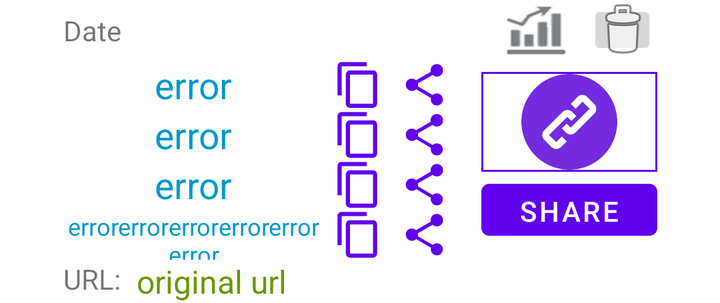
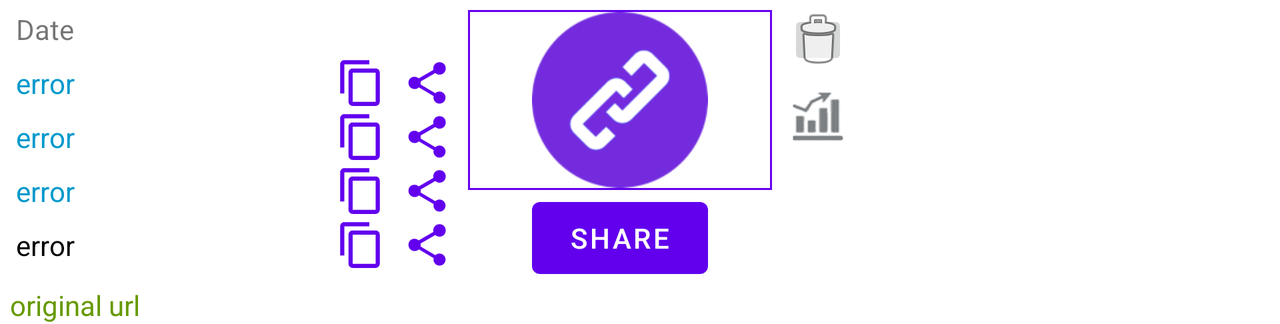

First picture: res/layout/ on a phone held upright. Second picture: the repository's own variant of that layout, on a device whose configuration matches the variant's folder. Source for both follows.
<!-- AndroidManifest.xml: application theme Theme.ShortLink -->
<!-- res/layout/list_short_url.xml -->
<?xml version="1.0" encoding="utf-8"?>
<androidx.constraintlayout.widget.ConstraintLayout xmlns:android="http://schemas.android.com/apk/res/android"
    xmlns:app="http://schemas.android.com/apk/res-auto"
    xmlns:tools="http://schemas.android.com/tools"
    android:id="@+id/constraintLayoutHistoric"
    android:layout_width="match_parent"
    android:layout_height="wrap_content"
    android:gravity="center">


    <LinearLayout
        android:id="@+id/linearLayout11"
        android:layout_width="wrap_content"
        android:layout_height="wrap_content"
        android:gravity="center"
        android:orientation="horizontal"
        app:layout_constraintEnd_toEndOf="parent"
        app:layout_constraintStart_toStartOf="parent"
        app:layout_constraintTop_toBottomOf="@+id/constraintlayoutTop">

        <LinearLayout
            android:id="@+id/linearLayout10"
            android:layout_width="wrap_content"
            android:layout_height="wrap_content"
            android:gravity="center"

            android:orientation="vertical">

            <LinearLayout
                android:id="@+id/linearLayoutHist1"
                android:layout_width="wrap_content"
                android:layout_height="wrap_content"
                android:orientation="horizontal">

                <TextView
                    android:id="@+id/textViewShort1"
                    android:layout_width="130dp"
                    android:layout_height="match_parent"
                    android:gravity="center"
                    android:text="error"
                    android:textColor="@android:color/holo_blue_dark"
                    app:autoSizeTextType="uniform" />

                <Button
                    android:id="@+id/buttonCopyHistoric1"
                    android:layout_width="25dp"
                    android:layout_height="25dp"
                    android:layout_marginStart="5dp"
                    android:background="?attr/actionModeCopyDrawable"
                    app:backgroundTint="@color/purple_500"
                    tools:ignore="SpeakableTextPresentCheck,TouchTargetSizeCheck" />

                <Button
                    android:id="@+id/buttonShareHistoric1"
                    android:layout_width="25dp"
                    android:layout_height="25dp"
                    android:layout_marginStart="8dp"
                    android:layout_marginEnd="8dp"
                    android:background="?attr/actionModeShareDrawable"
                    android:text="Button"
                    tools:ignore="TouchTargetSizeCheck" />
            </LinearLayout>

            <LinearLayout
                android:id="@+id/linearLayoutHist2"
                android:layout_width="wrap_content"
                android:layout_height="match_parent"
                android:orientation="horizontal">

                <TextView
                    android:id="@+id/textViewShort2"
                    android:layout_width="130dp"
                    android:layout_height="match_parent"
                    android:gravity="center"
                    android:text="error"
                    android:textColor="@android:color/holo_blue_dark"
                    app:autoSizeTextType="uniform" />

                <Button
                    android:id="@+id/buttonCopyHistoric2"
                    android:layout_width="25dp"
                    android:layout_height="25dp"
                    android:layout_marginStart="5dp"
                    android:background="?attr/actionModeCopyDrawable"
                    app:backgroundTint="@color/purple_500"
                    tools:ignore="SpeakableTextPresentCheck,TouchTargetSizeCheck" />

                <Button
                    android:id="@+id/buttonShareHistoric2"
                    android:layout_width="25dp"
                    android:layout_height="25dp"
                    android:layout_marginStart="8dp"
                    android:layout_marginEnd="8dp"
                    android:background="?attr/actionModeShareDrawable"
                    android:text="Button"
                    tools:ignore="TouchTargetSizeCheck" />
            </LinearLayout>

            <LinearLayout
                android:id="@+id/linearLayoutHist3"
                android:layout_width="wrap_content"
                android:layout_height="match_parent"
                android:orientation="horizontal">

                <TextView
                    android:id="@+id/textViewShort3"
                    android:layout_width="130dp"
                    android:layout_height="match_parent"
                    android:gravity="center"
                    android:text="error"
                    android:textColor="@android:color/holo_blue_dark"
                    app:autoSizeTextType="uniform" />

                <Button
                    android:id="@+id/buttonCopyHistoric3"
                    android:layout_width="25dp"
                    android:layout_height="25dp"
                    android:layout_marginStart="5dp"
                    android:background="?attr/actionModeCopyDrawable"
                    app:backgroundTint="@color/purple_500"
                    tools:ignore="SpeakableTextPresentCheck,TouchTargetSizeCheck" />

                <Button
                    android:id="@+id/buttonShareHistoric3"
                    android:layout_width="25dp"
                    android:layout_height="25dp"
                    android:layout_marginStart="8dp"
                    android:layout_marginEnd="8dp"
                    android:background="?attr/actionModeShareDrawable"
                    android:text="Button"
                    tools:ignore="TouchTargetSizeCheck" />
            </LinearLayout>

            <LinearLayout
                android:id="@+id/linearLayoutHist4"
                android:layout_width="wrap_content"
                android:layout_height="match_parent"
                android:orientation="horizontal">

                <TextView
                    android:id="@+id/textViewShort4"
                    android:layout_width="130dp"
                    android:layout_height="match_parent"
                    android:gravity="center"
                    android:text="errorerrorerrorerrorerrorerror"
                    android:textColor="@android:color/holo_blue_dark"
                    app:autoSizeTextType="uniform"
                    app:layout_constraintStart_toStartOf="parent"
                    app:layout_constraintTop_toBottomOf="@id/textViewShort3" />

                <Button
                    android:id="@+id/buttonCopyHistoric4"
                    android:layout_width="25dp"
                    android:layout_height="25dp"
                    android:layout_marginStart="5dp"
                    android:background="?attr/actionModeCopyDrawable"
                    app:backgroundTint="@color/purple_500"
                    app:layout_constraintBottom_toBottomOf="@id/textViewShort4"
                    app:layout_constraintStart_toEndOf="@id/textViewShort4"
                    app:layout_constraintTop_toTopOf="@id/textViewShort4"
                    tools:ignore="SpeakableTextPresentCheck,TouchTargetSizeCheck" />

                <Button
                    android:id="@+id/buttonShareHistoric4"
                    android:layout_width="25dp"
                    android:layout_height="25dp"
                    android:layout_marginStart="8dp"
                    android:layout_marginEnd="8dp"
                    android:background="?attr/actionModeShareDrawable"
                    android:text="Button"
                    app:layout_constraintBottom_toBottomOf="@id/buttonCopyHistoric4"
                    app:layout_constraintEnd_toStartOf="@+id/imageViewQrCodeHistoric"
                    app:layout_constraintStart_toEndOf="@id/buttonCopyHistoric4"
                    app:layout_constraintTop_toTopOf="@id/buttonCopyHistoric4"
                    tools:ignore="TouchTargetSizeCheck" />

            </LinearLayout>

        </LinearLayout>

        <LinearLayout
            android:id="@+id/linearLayout9"
            android:layout_width="wrap_content"
            android:layout_height="wrap_content"
            android:layout_marginStart="8dp"
            android:orientation="vertical">

            <ImageView
                android:id="@+id/imageViewQrCodeHistoric"
                android:layout_width="match_parent"
                android:layout_height="50dp"
                android:background="@drawable/border_view"

                app:srcCompat="@drawable/icon256" />

            <Button
                android:id="@+id/buttonShareQrCodeHistoric"
                android:layout_width="wrap_content"
                android:layout_height="38dp"
                android:text="Share"
                tools:ignore="TouchTargetSizeCheck" />
        </LinearLayout>
    </LinearLayout>

    <androidx.constraintlayout.widget.ConstraintLayout
        android:id="@+id/constraintlayoutTop"
        android:layout_width="0dp"
        android:layout_height="wrap_content"
        android:orientation="horizontal"
        app:layout_constraintEnd_toEndOf="@+id/linearLayout11"
        app:layout_constraintStart_toStartOf="@+id/linearLayout11"
        app:layout_constraintTop_toTopOf="parent">

        <TextView
            android:id="@+id/textViewShortDate"
            android:layout_width="0dp"
            android:layout_height="wrap_content"
            android:gravity="left"
            android:text="Date"
            app:layout_constraintBottom_toBottomOf="parent"
            app:layout_constraintEnd_toStartOf="@+id/textViewId"
            app:layout_constraintStart_toStartOf="parent"
            app:layout_constraintTop_toTopOf="parent" />

        <TextView
            android:id="@+id/textViewId"
            android:layout_width="wrap_content"
            android:layout_height="wrap_content"
            android:gravity="left"
            android:text="0"
            android:visibility="invisible"
            app:layout_constraintBottom_toBottomOf="parent"
            app:layout_constraintEnd_toStartOf="@+id/imageButtonStatistics"
            app:layout_constraintTop_toTopOf="parent" />

        <ImageButton
            android:id="@+id/imageButtonStatistics"
            android:layout_width="35dp"
            android:layout_height="30dp"
            android:layout_marginEnd="8dp"
            android:background="@drawable/statistics_icon"
            app:layout_constraintEnd_toStartOf="@+id/imageButtonDeleteHistoric"
            app:layout_constraintTop_toTopOf="parent"
            tools:ignore="TouchTargetSizeCheck,SpeakableTextPresentCheck" />

        <ImageButton
            android:id="@+id/imageButtonDeleteHistoric"
            android:layout_width="35dp"
            android:layout_height="30dp"
            app:layout_constraintEnd_toEndOf="parent"
            app:layout_constraintTop_toTopOf="parent"
            app:srcCompat="@android:drawable/ic_menu_delete"
            tools:ignore="SpeakableTextPresentCheck,TouchTargetSizeCheck" />
    </androidx.constraintlayout.widget.ConstraintLayout>

    <TextView
        android:id="@+id/textViewOriginal_link"
        android:layout_width="0dp"
        android:layout_height="wrap_content"
        android:layout_marginStart="8dp"
        android:gravity="left"
        android:text="original url"
        android:textColor="@android:color/holo_green_dark"
        android:textIsSelectable="true"
        android:textSize="16sp"
        app:autoSizeTextType="uniform"
        app:layout_constraintBottom_toBottomOf="parent"
        app:layout_constraintEnd_toEndOf="@+id/linearLayout11"
        app:layout_constraintStart_toEndOf="@+id/textView"
        app:layout_constraintTop_toBottomOf="@+id/linearLayout11"
        tools:ignore="TouchTargetSizeCheck" />

    <TextView
        android:id="@+id/textView"
        android:layout_width="wrap_content"
        android:layout_height="wrap_content"
        android:text="URL:"
        app:layout_constraintStart_toStartOf="@+id/linearLayout11"
        app:layout_constraintTop_toBottomOf="@+id/linearLayout11" />

</androidx.constraintlayout.widget.ConstraintLayout>
<!-- resources referenced by this layout -->
<resources>
  <!-- drawable border_view (drawable) -->
  <?xml version="1.0" encoding="UTF-8"?>
  <shape xmlns:android="http://schemas.android.com/apk/res/android">
      <solid android:color="#FFFFFF" />
      <stroke android:width="1dp" android:color="@color/purple_500" />
      <padding android:left="1dp" android:top="1dp" android:right="1dp"
          android:bottom="1dp" />
  </shape>
  <!-- drawable icon256: png bitmap (drawable, 14788 bytes) -->
  <!-- drawable statistics_icon: png bitmap (drawable, 7310 bytes) -->
  <style name="Theme.ShortLink" parent="Theme.MaterialComponents.DayNight.DarkActionBar">
          
          <item name="colorPrimary">@color/purple_500</item>
          <item name="colorPrimaryVariant">@color/purple_700</item>
          <item name="colorOnPrimary">@color/white</item>
          
          <item name="colorSecondary">@color/teal_200</item>
          <item name="colorSecondaryVariant">@color/teal_700</item>
          <item name="colorOnSecondary">@color/black</item>
          
          <item name="android:statusBarColor" tools:targetApi="l">?attr/colorPrimaryVariant</item>
          
      </style>
</resources>
<!-- res/layout-land/list_short_url.xml (the repository's variant of the layout above) -->
<!-- drawn on the phone turned sideways -->
<?xml version="1.0" encoding="utf-8"?>
<androidx.constraintlayout.widget.ConstraintLayout xmlns:android="http://schemas.android.com/apk/res/android"
    xmlns:app="http://schemas.android.com/apk/res-auto"
    xmlns:tools="http://schemas.android.com/tools"
    android:id="@+id/constraintLayoutHistoric"
    android:layout_width="match_parent"
    android:layout_height="wrap_content"
    android:gravity="left">

    <Button
        android:id="@+id/buttonShareHistoric4"
        android:layout_width="25dp"
        android:layout_height="25dp"
        android:layout_marginStart="8dp"
        android:layout_marginEnd="8dp"
        android:background="?attr/actionModeShareDrawable"
        android:text="Button"
        app:layout_constraintBottom_toBottomOf="@id/buttonCopyHistoric4"
        app:layout_constraintEnd_toStartOf="@+id/imageViewQrCodeHistoric"
        app:layout_constraintStart_toEndOf="@id/buttonCopyHistoric4"
        app:layout_constraintTop_toTopOf="@id/buttonCopyHistoric4"
        tools:ignore="TouchTargetSizeCheck" />

    <Button
        android:id="@+id/buttonCopyHistoric4"
        android:layout_width="25dp"
        android:layout_height="25dp"
        android:layout_marginStart="5dp"
        android:background="?attr/actionModeCopyDrawable"
        app:backgroundTint="@color/purple_500"
        app:layout_constraintBottom_toBottomOf="@id/textViewShort4"
        app:layout_constraintStart_toEndOf="@id/textViewShort4"
        app:layout_constraintTop_toTopOf="@id/textViewShort4"
        tools:ignore="SpeakableTextPresentCheck,TouchTargetSizeCheck" />

    <TextView
        android:id="@+id/textViewShort4"
        android:layout_width="155dp"
        android:layout_height="wrap_content"
        android:layout_marginStart="8dp"
        android:layout_marginTop="8dp"
        android:gravity="left"
        android:maxLines="2"
        android:text="error"
        android:textColor="@color/black"
        app:layout_constraintStart_toStartOf="parent"
        app:layout_constraintTop_toBottomOf="@id/textViewShort3"
        app:layout_constraintWidth_max="155dp" />

    <Button
        android:id="@+id/buttonCopyHistoric3"
        android:layout_width="25dp"
        android:layout_height="25dp"
        android:layout_marginStart="5dp"
        android:background="?attr/actionModeCopyDrawable"
        app:backgroundTint="@color/purple_500"
        app:layout_constraintBottom_toBottomOf="@+id/textViewShort3"
        app:layout_constraintStart_toEndOf="@+id/textViewShort3"
        app:layout_constraintTop_toTopOf="@+id/textViewShort3"
        tools:ignore="SpeakableTextPresentCheck,TouchTargetSizeCheck" />

    <Button
        android:id="@+id/buttonShareHistoric3"
        android:layout_width="25dp"
        android:layout_height="25dp"
        android:layout_marginStart="8dp"
        android:layout_marginEnd="8dp"
        android:background="?attr/actionModeShareDrawable"
        android:text="Button"
        app:layout_constraintBottom_toBottomOf="@+id/buttonCopyHistoric3"
        app:layout_constraintEnd_toStartOf="@+id/imageViewQrCodeHistoric"
        app:layout_constraintStart_toEndOf="@+id/buttonCopyHistoric3"
        app:layout_constraintTop_toTopOf="@+id/buttonCopyHistoric3"
        tools:ignore="TouchTargetSizeCheck" />

    <Button
        android:id="@+id/buttonCopyHistoric2"
        android:layout_width="25dp"
        android:layout_height="25dp"
        android:layout_marginStart="5dp"
        android:background="?attr/actionModeCopyDrawable"
        app:backgroundTint="@color/purple_500"
        app:layout_constraintBottom_toBottomOf="@+id/textViewShort2"
        app:layout_constraintStart_toEndOf="@+id/textViewShort2"
        app:layout_constraintTop_toTopOf="@+id/textViewShort2"
        tools:ignore="SpeakableTextPresentCheck,TouchTargetSizeCheck" />

    <Button
        android:id="@+id/buttonShareHistoric2"
        android:layout_width="25dp"
        android:layout_height="25dp"
        android:layout_marginStart="8dp"
        android:layout_marginEnd="8dp"
        android:background="?attr/actionModeShareDrawable"
        android:text="Button"
        app:layout_constraintBottom_toBottomOf="@+id/buttonCopyHistoric2"
        app:layout_constraintEnd_toStartOf="@+id/imageViewQrCodeHistoric"
        app:layout_constraintStart_toEndOf="@+id/buttonCopyHistoric2"
        app:layout_constraintTop_toTopOf="@+id/buttonCopyHistoric2"
        tools:ignore="TouchTargetSizeCheck" />

    <Button
        android:id="@+id/buttonCopyHistoric1"
        android:layout_width="25dp"
        android:layout_height="25dp"
        android:layout_marginStart="5dp"
        android:background="?attr/actionModeCopyDrawable"
        app:backgroundTint="@color/purple_500"
        app:layout_constraintBottom_toBottomOf="@+id/textViewShort1"
        app:layout_constraintStart_toEndOf="@+id/textViewShort1"
        app:layout_constraintTop_toTopOf="@+id/textViewShort1"
        tools:ignore="SpeakableTextPresentCheck,TouchTargetSizeCheck" />

    <Button
        android:id="@+id/buttonShareHistoric1"
        android:layout_width="25dp"
        android:layout_height="25dp"
        android:layout_marginStart="8dp"
        android:layout_marginEnd="8dp"
        android:background="?attr/actionModeShareDrawable"
        android:text="Button"
        app:layout_constraintBottom_toBottomOf="@+id/buttonCopyHistoric1"
        app:layout_constraintEnd_toStartOf="@+id/imageViewQrCodeHistoric"
        app:layout_constraintStart_toEndOf="@+id/buttonCopyHistoric1"
        app:layout_constraintTop_toTopOf="@+id/buttonCopyHistoric1"
        tools:ignore="TouchTargetSizeCheck" />

    <TextView
        android:id="@+id/textViewId"
        android:layout_width="wrap_content"
        android:layout_height="wrap_content"
        android:layout_marginEnd="8dp"
        android:gravity="left"
        android:text="TextView"
        android:visibility="invisible"
        app:layout_constraintEnd_toStartOf="@+id/imageViewQrCodeHistoric"
        app:layout_constraintStart_toEndOf="@+id/textViewShortDate"
        app:layout_constraintTop_toTopOf="parent" />

    <TextView
        android:id="@+id/textViewShortDate"
        android:layout_width="wrap_content"
        android:layout_height="wrap_content"
        android:layout_marginStart="8dp"
        android:layout_marginTop="5dp"
        android:gravity="left"
        android:text="Date"
        app:layout_constraintStart_toStartOf="parent"
        app:layout_constraintTop_toTopOf="parent" />

    <TextView
        android:id="@+id/textViewShort1"
        android:layout_width="155dp"
        android:layout_height="wrap_content"
        android:layout_marginStart="8dp"
        android:layout_marginTop="8dp"
        android:layout_marginBottom="8dp"
        android:gravity="left"
        android:singleLine="true"
        android:text="error"
        android:textColor="@android:color/holo_blue_dark"
        app:layout_constraintBottom_toTopOf="@+id/textViewShort2"
        app:layout_constraintStart_toStartOf="parent"
        app:layout_constraintTop_toBottomOf="@+id/textViewShortDate"
        app:layout_constraintWidth_max="155dp" />

    <TextView
        android:id="@+id/textViewShort2"
        android:layout_width="155dp"
        android:layout_height="wrap_content"
        android:layout_marginStart="8dp"
        android:layout_marginTop="8dp"
        android:gravity="left"
        android:singleLine="true"
        android:text="error"
        android:textColor="@android:color/holo_blue_dark"
        app:layout_constraintStart_toStartOf="parent"
        app:layout_constraintTop_toBottomOf="@+id/textViewShort1"
        app:layout_constraintWidth_max="155dp" />

    <TextView
        android:id="@+id/textViewShort3"
        android:layout_width="155dp"
        android:layout_height="wrap_content"
        android:layout_marginStart="8dp"
        android:layout_marginTop="8dp"
        android:gravity="left"
        android:singleLine="true"
        android:text="error"
        android:textColor="@android:color/holo_blue_dark"
        app:layout_constraintStart_toStartOf="parent"
        app:layout_constraintTop_toBottomOf="@id/textViewShort2"
        app:layout_constraintWidth_max="155dp" />

    <TextView
        android:id="@+id/textViewOriginal_link"
        android:layout_width="0dp"
        android:layout_height="wrap_content"
        android:layout_marginStart="5dp"
        android:layout_marginTop="8dp"
        android:gravity="left"
        android:maxLines="2"
        android:text="original url"
        android:textColor="@android:color/holo_green_dark"
        android:textIsSelectable="true"
        app:layout_constraintBottom_toBottomOf="parent"
        app:layout_constraintEnd_toEndOf="parent"
        app:layout_constraintStart_toStartOf="parent"
        app:layout_constraintTop_toBottomOf="@id/buttonCopyHistoric4"
        tools:ignore="TouchTargetSizeCheck" />

    <ImageView
        android:id="@+id/imageViewQrCodeHistoric"
        android:layout_width="wrap_content"
        android:layout_height="0dp"
        android:layout_marginStart="8dp"
        android:layout_marginTop="5dp"
        android:background="@drawable/border_view"
        android:padding="1dp"
        app:layout_constraintBottom_toTopOf="@+id/buttonShareQrCodeHistoric"

        app:layout_constraintStart_toEndOf="@+id/buttonShareHistoric2"
        app:layout_constraintTop_toTopOf="parent"
        app:srcCompat="@drawable/icon150" />

    <Button
        android:id="@+id/buttonShareQrCodeHistoric"
        android:layout_width="wrap_content"
        android:layout_height="wrap_content"
        android:text="Share"
        app:layout_constraintBottom_toTopOf="@+id/textViewOriginal_link"
        app:layout_constraintEnd_toEndOf="@+id/imageViewQrCodeHistoric"
        app:layout_constraintStart_toStartOf="@+id/imageViewQrCodeHistoric"
        app:layout_constraintTop_toBottomOf="@+id/imageViewQrCodeHistoric" />

    <ImageButton
        android:id="@+id/imageButtonDeleteHistoric"
        android:layout_width="30dp"
        android:layout_height="30dp"
        android:layout_marginStart="8dp"
        android:layout_marginTop="5dp"
        app:layout_constraintStart_toEndOf="@+id/imageViewQrCodeHistoric"
        app:layout_constraintTop_toTopOf="parent"
        app:srcCompat="@android:drawable/ic_menu_delete"
        tools:ignore="SpeakableTextPresentCheck,TouchTargetSizeCheck" />

    <ImageButton
        android:id="@+id/imageButtonStatistics"
        android:layout_width="30dp"
        android:layout_height="30dp"
        android:layout_marginStart="8dp"
        android:layout_marginTop="8dp"
        android:background="@drawable/statistics_icon"
        app:layout_constraintStart_toEndOf="@+id/imageViewQrCodeHistoric"
        app:layout_constraintTop_toBottomOf="@+id/imageButtonDeleteHistoric" />

</androidx.constraintlayout.widget.ConstraintLayout>
<!-- resources referenced by the variant -->
<!-- as the phone turned sideways resolves them -->
<resources>
  <!-- drawable border_view (drawable) -->
  <?xml version="1.0" encoding="UTF-8"?>
  <shape xmlns:android="http://schemas.android.com/apk/res/android">
      <solid android:color="#FFFFFF" />
      <stroke android:width="1dp" android:color="@color/purple_500" />
      <padding android:left="1dp" android:top="1dp" android:right="1dp"
          android:bottom="1dp" />
  </shape>
  <!-- drawable icon150: png bitmap (drawable, 14788 bytes) -->
  <!-- drawable statistics_icon: png bitmap (drawable, 7310 bytes) -->
  <style name="Theme.ShortLink" parent="Theme.MaterialComponents.DayNight.DarkActionBar">
          
          <item name="colorPrimary">@color/purple_500</item>
          <item name="colorPrimaryVariant">@color/purple_700</item>
          <item name="colorOnPrimary">@color/white</item>
          
          <item name="colorSecondary">@color/teal_200</item>
          <item name="colorSecondaryVariant">@color/teal_700</item>
          <item name="colorOnSecondary">@color/black</item>
          
          <item name="android:statusBarColor" tools:targetApi="l">?attr/colorPrimaryVariant</item>
          
      </style>
</resources>
